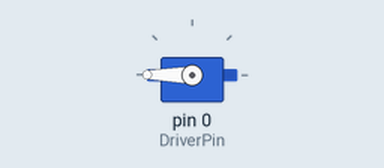
Recording of a sketch running on a simulated Arduino Uno, built with avr-gcc and run on an emulated ATmega328P. On the bench: servo. Wiring (inferred from the names in the program): PCA9685 PWM driver at I2C address 0x40. Servo pulses on a pin are drawn as a servo (544–2400 µs = 0–180°); what the sketch prints to the serial monitor is not drawn.

Above: at 0.45 s.
At 1.9 s:
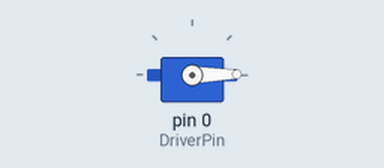
At 3.4 s:
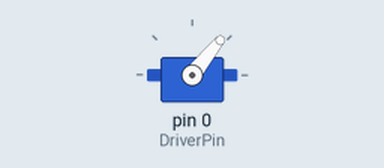
Timing chart, 0 to 7.3 s (numbered marks = the images above):
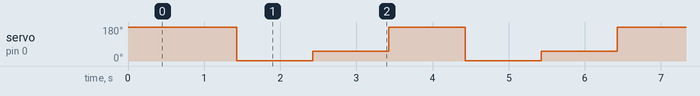

Measured:
- by itself, servo on pin 0 (DriverPin): repeats every 3.0 s: 51° 1.0 s, 180° 1.0 s, 1° 1.0 s

The sketch:

PWMdriverFabian.ino
```cpp
#include <Wire.h>

#define Frequencia 50 // VALOR DA FREQUENCIA DO SERVO en Hz
#define I2C_ADDRESS_PCA9685 0x40
#define SERVOMIN 110 // VALOR PARA UM PULSO MAIOR QUE 1 mS
#define SERVOMAX 510 // VALOR PARA UM PULSO MENOR QUE 2 mS
#define PWM_Frequencia 1000
//Registros
#define PCA9685_MODE1 0x00 /**< Mode Register 1 */
#define PCA9685_PRESCALE 0xFE /**< Prescaler for PWM output frequency */
//Datos
#define MODE1_RESTART 0x80 /**< Restart enabled */
#define FREQUENCY_CALIBRATED 26075000 /**< Oscillator frequency measured at 104.3% */
#define MODE1_RESTART 0x80 /**< Restart enabled */
#define MODE1_AI 0x20 /**< Auto-Increment enabled */
#define PCA9685_PRESCALE_MIN 3 /**< minimum prescale value */
#define PCA9685_PRESCALE_MAX 255 /**< maximum prescale value */
#define MODE1_SLEEP 0x10 /**< Low power mode. Oscillator off */

#define PCA9685_LED0_ON_L 0x06 /**< LED0 output and brightness control byte 0 */

uint8_t data[1];
int pos, DriverPin = 0;

void void_write(uint8_t Address, uint8_t Register, uint8_t Data);
void void_write2(uint8_t Address, uint8_t Register, uint8_t num, uint16_t on, uint16_t off);
void void_read(uint8_t Address, uint8_t Register, uint8_t Nbytes, uint8_t* Data);
void setPWMFreq(float freq);

void setup() {
  //.....................................................................
  //                        Inicializacao I2C
  //.....................................................................
  Wire.begin(); //Inicializando comunicacao I2C
  Serial.begin(115200); // Abrindo o canal de comunicação serial a 115200 baudios/segundo
  delay(100);
  Serial.println("INICIALIZANDO LA COMUNICACIÓN I2C");
  Serial.println();
  //begin
  void_write(I2C_ADDRESS_PCA9685, PCA9685_MODE1, MODE1_RESTART);
  delay(10);
  //// set a default frequency
  setPWMFreq(PWM_Frequencia);
  //// set a servo frequency
  setPWMFreq(Frequencia);
  delay(300);
}

void loop() {
  // put your main code here, to run repeatedly:
  //writeServos
  pos = map (180 , 0 , 180 , SERVOMIN, SERVOMAX);
  void_write2(I2C_ADDRESS_PCA9685, PCA9685_LED0_ON_L, DriverPin, 0, pos);
  delay(1000);
  pos = map (0 , 0 , 180 , SERVOMIN, SERVOMAX);
  void_write2(I2C_ADDRESS_PCA9685, PCA9685_LED0_ON_L, DriverPin, 0, pos);
  delay(1000);
  pos = map (45 , 0 , 180 , SERVOMIN, SERVOMAX);
  void_write2(I2C_ADDRESS_PCA9685, PCA9685_LED0_ON_L, DriverPin, 0, pos);
  delay(1000);
}

void setPWMFreq(float freq){
  // Range output modulation frequency is dependant on oscillator
  if (freq < 1) freq = 1;
  if (freq > 3500) freq = 3500; // Datasheet limit is 3052=50MHz/(4*4096)
  /*
  freq *= 0.9; // Correct for overshoot in the frequency setting (see issue #11)
  float prescaleval = FREQUENCY_OSCILLATOR;
  */
  uint32_t prescaleval = FREQUENCY_CALIBRATED;
  prescaleval /= freq; // required output modulation frequency
  // rounding to nearest number is equal to adding 0,5 and floor to nearest number
  prescaleval += 2048;
  prescaleval /= 4096;
  prescaleval -= 1;
  if (prescaleval < PCA9685_PRESCALE_MIN) prescaleval = PCA9685_PRESCALE_MIN;
  if (prescaleval > PCA9685_PRESCALE_MAX) prescaleval = PCA9685_PRESCALE_MAX;
  uint8_t prescale = (uint8_t) prescaleval;
  void_read(I2C_ADDRESS_PCA9685, PCA9685_MODE1, 1, data);
  uint8_t newmode = (data[0] & ~MODE1_RESTART) | MODE1_SLEEP; // sleep
  void_write(I2C_ADDRESS_PCA9685, PCA9685_MODE1, newmode);            // go to sleep
  void_write(I2C_ADDRESS_PCA9685, PCA9685_PRESCALE, prescale);        // set the prescaler
  void_write(I2C_ADDRESS_PCA9685, PCA9685_MODE1, data[0]);
  delay(5);
  // This sets the MODE1 register to turn on auto increment.
  void_write(I2C_ADDRESS_PCA9685, PCA9685_MODE1, data[0] | MODE1_RESTART | MODE1_AI);
}


//----------------------------------------------------------------------------
//  FUNCAO ESCRITA DADOS [Endereco(8bits) | Regitrador(8bits) | Dado(8bits)]
//----------------------------------------------------------------------------
//Address = 0x68 (Endereco da MPU9250 "acel e giro") ou 0x0C (Endereco do Magnetômetro)
//Register = 0x1C ou 0x1B (Endereco do registrador a acessar na MPU9250 "acel e giro") ou 0x (Endereco do Magnetômetro)
//Data = Nome_Data (Dado que vai ser configurado)

void void_write(uint8_t Address, uint8_t Register, uint8_t Data){
  Wire.beginTransmission(Address); //Inicia comunicação com o endereço I2C do sensor
  Wire.write(Register); //Define o endereço inicial
  Wire.write(Data); //Escreve o dado a configurar
  Wire.endTransmission(); //Deixa aberta a comunicação com o endereço I2C do sensor
}

void void_write2(uint8_t Address, uint8_t Register, uint8_t num, uint16_t on, uint16_t off){
  Wire.beginTransmission(Address); //Inicia comunicação com o endereço I2C do sensor
  Wire.write(Register  + 4 * num); //Define o endereço inicial
  Wire.write(on); //Escreve o dado a configurar
  Wire.write(on >> 8); //Escreve o dado a configurar
  Wire.write(off); //Escreve o dado a configurar
  Wire.write(off >> 8); //Escreve o dado a configurar
  Wire.endTransmission(); //Deixa aberta a comunicação com o endereço I2C do sensor
}
//----------------------------------------------------------------------------
//  FUNCAO LEITURA DADOS [Endereco(8bits) | Regitrador(8bits) | N°Bytes(#) | Dado(8bits)]
//----------------------------------------------------------------------------
//Address = 0x68 (Endereco da MPU9250 "acel e giro") ou 0x0C (Endereco do Magnetômetro)
//Register = 0x3B (Endereco do registrador a acessar na MPU9250 "acel e giro") ou 0x03 (Endereco do Magnetômetro)
//Nbytes = 6 para acelerômetro + 2 termometro + 6 girôscopio ou 6 magnetometro (Numero de bytes a transportar)
//Data = Buffer (Nome da variavel onde vai ser salvados os bytes transportados)

void void_read(uint8_t Address, uint8_t Register, uint8_t Nbytes, uint8_t *Data){
  Wire.beginTransmission(Address); //Inicia comunicação com o endereço I2C do sensor
  Wire.write(Register); //Define o endereço inicial
  Wire.endTransmission(); //Deixa aberta a comunicação com o endereço I2C do sensor

  // Read Nbytes
  Wire.requestFrom(Address, Nbytes); //Solicita os dados de 14 endereços de 8 bits do sensor (6 do Acelerômetro, 2 do Termometro e 6 do Girôscopio))
  uint8_t index = 0; // Índice do vetor, o qual chegará até Nbytes
  while (Wire.available()) //Enquanto fique disponível a conexao com os sensores
    Data[index++] = Wire.read(); //Vetor onde vai armazenar os dados dos sensores
}
```
